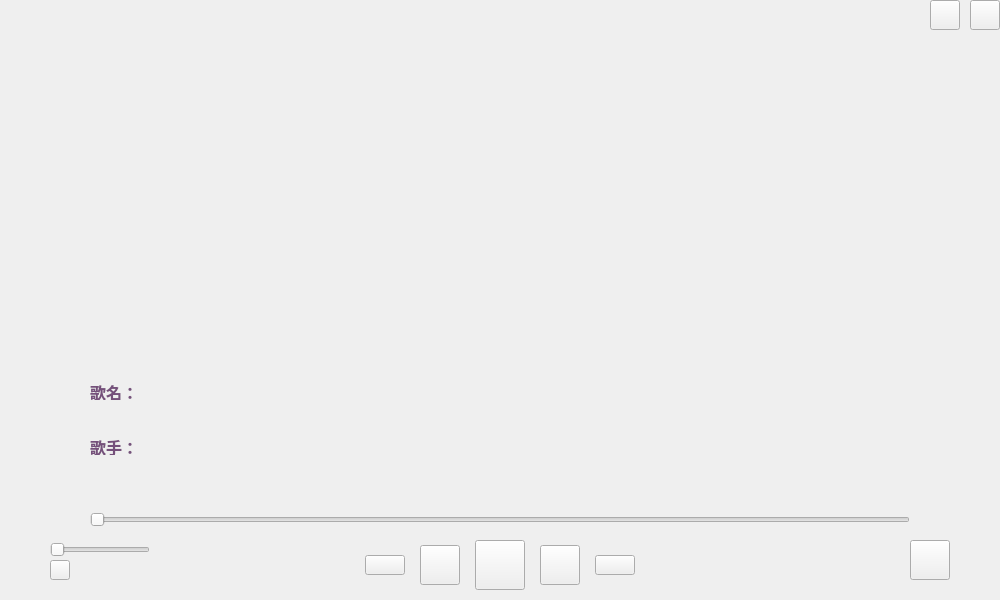
<?xml version="1.0" encoding="UTF-8"?>
<ui version="4.0">
 <class>Widget</class>
 <widget class="QWidget" name="Widget">
  <property name="geometry">
   <rect>
    <x>0</x>
    <y>0</y>
    <width>1000</width>
    <height>600</height>
   </rect>
  </property>
  <property name="windowTitle">
   <string>yx_music</string>
  </property>
  <property name="windowIcon">
   <iconset resource="res.qrc">
    <normaloff>:/image/music.png</normaloff>:/image/music.png</iconset>
  </property>
  <widget class="QPushButton" name="last">
   <property name="geometry">
    <rect>
     <x>420</x>
     <y>545</y>
     <width>40</width>
     <height>40</height>
    </rect>
   </property>
   <property name="text">
    <string/>
   </property>
   <property name="icon">
    <iconset resource="res.qrc">
     <normaloff>:/image/lsat.png</normaloff>:/image/lsat.png</iconset>
   </property>
   <property name="iconSize">
    <size>
     <width>40</width>
     <height>40</height>
    </size>
   </property>
  </widget>
  <widget class="QPushButton" name="play">
   <property name="geometry">
    <rect>
     <x>475</x>
     <y>540</y>
     <width>50</width>
     <height>50</height>
    </rect>
   </property>
   <property name="text">
    <string/>
   </property>
   <property name="icon">
    <iconset resource="res.qrc">
     <normaloff>:/image/play.png</normaloff>:/image/play.png</iconset>
   </property>
   <property name="iconSize">
    <size>
     <width>50</width>
     <height>50</height>
    </size>
   </property>
  </widget>
  <widget class="QPushButton" name="next">
   <property name="geometry">
    <rect>
     <x>540</x>
     <y>545</y>
     <width>40</width>
     <height>40</height>
    </rect>
   </property>
   <property name="text">
    <string/>
   </property>
   <property name="icon">
    <iconset resource="res.qrc">
     <normaloff>:/image/next.png</normaloff>:/image/next.png</iconset>
   </property>
   <property name="iconSize">
    <size>
     <width>40</width>
     <height>40</height>
    </size>
   </property>
  </widget>
  <widget class="QPushButton" name="list">
   <property name="geometry">
    <rect>
     <x>910</x>
     <y>540</y>
     <width>40</width>
     <height>40</height>
    </rect>
   </property>
   <property name="text">
    <string/>
   </property>
   <property name="icon">
    <iconset resource="res.qrc">
     <normaloff>:/image/list.png</normaloff>:/image/list.png</iconset>
   </property>
   <property name="iconSize">
    <size>
     <width>40</width>
     <height>40</height>
    </size>
   </property>
  </widget>
  <widget class="QSlider" name="progress">
   <property name="geometry">
    <rect>
     <x>90</x>
     <y>510</y>
     <width>820</width>
     <height>20</height>
    </rect>
   </property>
   <property name="orientation">
    <enum>Qt::Horizontal</enum>
   </property>
  </widget>
  <widget class="QSlider" name="volume">
   <property name="geometry">
    <rect>
     <x>50</x>
     <y>540</y>
     <width>100</width>
     <height>20</height>
    </rect>
   </property>
   <property name="orientation">
    <enum>Qt::Horizontal</enum>
   </property>
  </widget>
  <widget class="QPushButton" name="mute">
   <property name="geometry">
    <rect>
     <x>50</x>
     <y>560</y>
     <width>20</width>
     <height>20</height>
    </rect>
   </property>
   <property name="text">
    <string/>
   </property>
   <property name="icon">
    <iconset resource="res.qrc">
     <normaloff>:/image/mute.png</normaloff>:/image/mute.png</iconset>
   </property>
   <property name="iconSize">
    <size>
     <width>20</width>
     <height>20</height>
    </size>
   </property>
  </widget>
  <widget class="QPushButton" name="rewind">
   <property name="geometry">
    <rect>
     <x>365</x>
     <y>555</y>
     <width>40</width>
     <height>20</height>
    </rect>
   </property>
   <property name="text">
    <string/>
   </property>
   <property name="icon">
    <iconset resource="res.qrc">
     <normaloff>:/image/rewind.png</normaloff>:/image/rewind.png</iconset>
   </property>
   <property name="iconSize">
    <size>
     <width>20</width>
     <height>20</height>
    </size>
   </property>
  </widget>
  <widget class="QPushButton" name="fast">
   <property name="geometry">
    <rect>
     <x>595</x>
     <y>555</y>
     <width>40</width>
     <height>20</height>
    </rect>
   </property>
   <property name="text">
    <string/>
   </property>
   <property name="icon">
    <iconset resource="res.qrc">
     <normaloff>:/image/fast-forward.png</normaloff>:/image/fast-forward.png</iconset>
   </property>
   <property name="iconSize">
    <size>
     <width>20</width>
     <height>20</height>
    </size>
   </property>
  </widget>
  <widget class="QLabel" name="label_pic">
   <property name="geometry">
    <rect>
     <x>90</x>
     <y>70</y>
     <width>300</width>
     <height>300</height>
    </rect>
   </property>
   <property name="frameShape">
    <enum>QFrame::NoFrame</enum>
   </property>
   <property name="frameShadow">
    <enum>QFrame::Plain</enum>
   </property>
   <property name="text">
    <string/>
   </property>
  </widget>
  <widget class="QLabel" name="label_song_name">
   <property name="geometry">
    <rect>
     <x>90</x>
     <y>410</y>
     <width>300</width>
     <height>20</height>
    </rect>
   </property>
   <property name="frameShape">
    <enum>QFrame::NoFrame</enum>
   </property>
   <property name="text">
    <string/>
   </property>
  </widget>
  <widget class="QLabel" name="label_singer_name">
   <property name="geometry">
    <rect>
     <x>90</x>
     <y>460</y>
     <width>300</width>
     <height>20</height>
    </rect>
   </property>
   <property name="frameShape">
    <enum>QFrame::NoFrame</enum>
   </property>
   <property name="text">
    <string/>
   </property>
  </widget>
  <widget class="QLabel" name="label">
   <property name="geometry">
    <rect>
     <x>90</x>
     <y>380</y>
     <width>60</width>
     <height>20</height>
    </rect>
   </property>
   <property name="text">
    <string>&lt;html&gt;&lt;head/&gt;&lt;body&gt;&lt;p&gt;&lt;span style=&quot; font-size:12pt; font-weight:600; color:#75507b;&quot;&gt;歌名：&lt;/span&gt;&lt;/p&gt;&lt;/body&gt;&lt;/html&gt;</string>
   </property>
  </widget>
  <widget class="QLabel" name="label_2">
   <property name="geometry">
    <rect>
     <x>90</x>
     <y>435</y>
     <width>60</width>
     <height>20</height>
    </rect>
   </property>
   <property name="text">
    <string>&lt;html&gt;&lt;head/&gt;&lt;body&gt;&lt;p&gt;&lt;span style=&quot; font-size:12pt; font-weight:600; color:#75507b;&quot;&gt;歌手：&lt;/span&gt;&lt;/p&gt;&lt;/body&gt;&lt;/html&gt;</string>
   </property>
  </widget>
  <widget class="QLabel" name="label_len">
   <property name="geometry">
    <rect>
     <x>920</x>
     <y>510</y>
     <width>40</width>
     <height>20</height>
    </rect>
   </property>
   <property name="frameShape">
    <enum>QFrame::NoFrame</enum>
   </property>
   <property name="text">
    <string/>
   </property>
  </widget>
  <widget class="QLabel" name="label_pos">
   <property name="geometry">
    <rect>
     <x>50</x>
     <y>510</y>
     <width>40</width>
     <height>20</height>
    </rect>
   </property>
   <property name="frameShape">
    <enum>QFrame::NoFrame</enum>
   </property>
   <property name="text">
    <string/>
   </property>
  </widget>
  <widget class="QPushButton" name="skin">
   <property name="geometry">
    <rect>
     <x>970</x>
     <y>0</y>
     <width>30</width>
     <height>30</height>
    </rect>
   </property>
   <property name="text">
    <string/>
   </property>
   <property name="icon">
    <iconset resource="res.qrc">
     <normaloff>:/image/skin.png</normaloff>:/image/skin.png</iconset>
   </property>
   <property name="iconSize">
    <size>
     <width>30</width>
     <height>30</height>
    </size>
   </property>
  </widget>
  <widget class="QPushButton" name="lrc">
   <property name="geometry">
    <rect>
     <x>930</x>
     <y>0</y>
     <width>30</width>
     <height>30</height>
    </rect>
   </property>
   <property name="text">
    <string/>
   </property>
   <property name="icon">
    <iconset resource="res.qrc">
     <normaloff>:/image/lyrics.png</normaloff>:/image/lyrics.png</iconset>
   </property>
   <property name="iconSize">
    <size>
     <width>30</width>
     <height>30</height>
    </size>
   </property>
  </widget>
 </widget>
 <layoutdefault spacing="6" margin="11"/>
 <resources>
  <include location="res.qrc"/>
 </resources>
 <connections/>
</ui>
